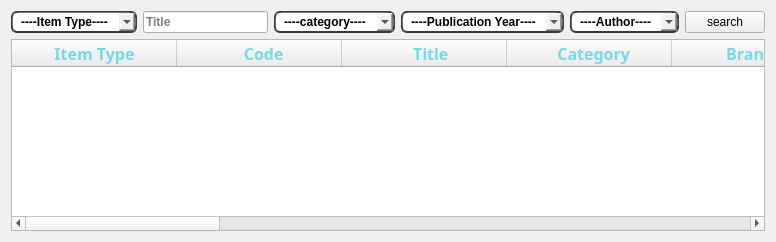
          <widget class="QWidget" name="tab_2">
           <attribute name="title">
            <string>Items</string>
           </attribute>
           <layout class="QGridLayout" name="gridLayout_6">
            <item row="0" column="0">
             <widget class="QComboBox" name="comboBox_3">
              <property name="sizePolicy">
               <sizepolicy hsizetype="Preferred" vsizetype="Preferred">
                <horstretch>0</horstretch>
                <verstretch>0</verstretch>
               </sizepolicy>
              </property>
              <property name="font">
               <font>
                <weight>75</weight>
                <bold>true</bold>
               </font>
              </property>
              <property name="styleSheet">
               <string notr="true">border-style: outset;
	border-width: 2px;
	border-top-color: qlineargradient(spread:pad, x1:0.5, y1:0.6, x2:0.5, y2:0.4, stop:0 rgba(115, 115, 115, 255), stop:1 rgba(62, 62, 62, 255));
	border-right-color: qlineargradient(spread:pad, x1:0.4, y1:0.5, x2:0.6, y2:0.5, stop:0 rgba(115, 115, 115, 255), stop:1 rgba(62, 62, 62, 255));
	border-left-color: qlineargradient(spread:pad, x1:0.6, y1:0.5, x2:0.4, y2:0.5, stop:0 rgba(115, 115, 115, 255), stop:1 rgba(62, 62, 62, 255));
	border-bottom-color: rgb(58, 58, 58);
	border-bottom-width: 1px;
	border-style: solid;
	border-width: 2px; border-radius: 6px;
	
padding: 0 8px;
</string>
              </property>
              <item>
               <property name="text">
                <string>----Item Type----</string>
               </property>
              </item>
              <item>
               <property name="text">
                <string>Book</string>
               </property>
              </item>
              <item>
               <property name="text">
                <string>Magazine</string>
               </property>
              </item>
              <item>
               <property name="text">
                <string>Audio Material</string>
               </property>
              </item>
             </widget>
            </item>
            <item row="0" column="2">
             <widget class="QComboBox" name="comboBox_2">
              <property name="sizePolicy">
               <sizepolicy hsizetype="Preferred" vsizetype="Preferred">
                <horstretch>0</horstretch>
                <verstretch>0</verstretch>
               </sizepolicy>
              </property>
              <property name="font">
               <font>
                <weight>75</weight>
                <bold>true</bold>
               </font>
              </property>
              <property name="styleSheet">
               <string notr="true">border-style: outset;
	border-width: 2px;
	border-top-color: qlineargradient(spread:pad, x1:0.5, y1:0.6, x2:0.5, y2:0.4, stop:0 rgba(115, 115, 115, 255), stop:1 rgba(62, 62, 62, 255));
	border-right-color: qlineargradient(spread:pad, x1:0.4, y1:0.5, x2:0.6, y2:0.5, stop:0 rgba(115, 115, 115, 255), stop:1 rgba(62, 62, 62, 255));
	border-left-color: qlineargradient(spread:pad, x1:0.6, y1:0.5, x2:0.4, y2:0.5, stop:0 rgba(115, 115, 115, 255), stop:1 rgba(62, 62, 62, 255));
	border-bottom-color: rgb(58, 58, 58);
	border-bottom-width: 1px;
	border-style: solid;
	border-width: 2px; border-radius: 6px;
	
padding: 0 8px;
</string>
              </property>
              <property name="currentText">
               <string>----category----</string>
              </property>
              <property name="currentIndex">
               <number>0</number>
              </property>
              <property name="placeholderText">
               <string/>
              </property>
              <item>
               <property name="text">
                <string>----category----</string>
               </property>
              </item>
             </widget>
            </item>
            <item row="1" column="0" colspan="6">
             <widget class="QTableWidget" name="tableWidget_22">
              <property name="enabled">
               <bool>true</bool>
              </property>
              <property name="styleSheet">
               <string notr="true"/>
              </property>
              <attribute name="horizontalHeaderDefaultSectionSize">
               <number>165</number>
              </attribute>
              <attribute name="verticalHeaderDefaultSectionSize">
               <number>45</number>
              </attribute>
              <column>
               <property name="text">
                <string>Item Type</string>
               </property>
               <property name="font">
                <font>
                 <family>Modern No. 20</family>
                 <pointsize>12</pointsize>
                 <weight>75</weight>
                 <bold>true</bold>
                </font>
               </property>
               <property name="textAlignment">
                <set>AlignCenter</set>
               </property>
               <property name="background">
                <color>
                 <red>0</red>
                 <green>0</green>
                 <blue>0</blue>
                </color>
               </property>
               <property name="foreground">
                <brush brushstyle="SolidPattern">
                 <color alpha="255">
                  <red>117</red>
                  <green>217</green>
                  <blue>232</blue>
                 </color>
                </brush>
               </property>
              </column>
              <column>
               <property name="text">
                <string>  Code</string>
               </property>
               <property name="font">
                <font>
                 <family>Modern No. 20</family>
                 <pointsize>12</pointsize>
                 <weight>75</weight>
                 <bold>true</bold>
                </font>
               </property>
               <property name="textAlignment">
                <set>AlignCenter</set>
               </property>
               <property name="background">
                <color>
                 <red>0</red>
                 <green>0</green>
                 <blue>0</blue>
                </color>
               </property>
               <property name="foreground">
                <brush brushstyle="SolidPattern">
                 <color alpha="255">
                  <red>117</red>
                  <green>217</green>
                  <blue>232</blue>
                 </color>
                </brush>
               </property>
              </column>
              <column>
               <property name="text">
                <string>   Title</string>
               </property>
               <property name="font">
                <font>
                 <family>Modern No. 20</family>
                 <pointsize>12</pointsize>
                 <weight>75</weight>
                 <bold>true</bold>
                </font>
               </property>
               <property name="textAlignment">
                <set>AlignCenter</set>
               </property>
               <property name="background">
                <color>
                 <red>0</red>
                 <green>0</green>
                 <blue>0</blue>
                </color>
               </property>
               <property name="foreground">
                <brush brushstyle="SolidPattern">
                 <color alpha="255">
                  <red>117</red>
                  <green>217</green>
                  <blue>232</blue>
                 </color>
                </brush>
               </property>
              </column>
              <column>
               <property name="text">
                <string>  Category</string>
               </property>
               <property name="font">
                <font>
                 <family>Modern No. 20</family>
                 <pointsize>12</pointsize>
                 <weight>75</weight>
                 <bold>true</bold>
                </font>
               </property>
               <property name="textAlignment">
                <set>AlignCenter</set>
               </property>
               <property name="background">
                <color>
                 <red>0</red>
                 <green>0</green>
                 <blue>0</blue>
                </color>
               </property>
               <property name="foreground">
                <brush brushstyle="SolidPattern">
                 <color alpha="255">
                  <red>117</red>
                  <green>217</green>
                  <blue>232</blue>
                 </color>
                </brush>
               </property>
              </column>
              <column>
               <property name="text">
                <string>Branch</string>
               </property>
               <property name="font">
                <font>
                 <family>Modern No. 20</family>
                 <pointsize>12</pointsize>
                 <weight>75</weight>
                 <bold>true</bold>
                </font>
               </property>
               <property name="textAlignment">
                <set>AlignCenter</set>
               </property>
               <property name="background">
                <color>
                 <red>0</red>
                 <green>0</green>
                 <blue>0</blue>
                </color>
               </property>
               <property name="foreground">
                <brush brushstyle="SolidPattern">
                 <color alpha="255">
                  <red>117</red>
                  <green>217</green>
                  <blue>232</blue>
                 </color>
                </brush>
               </property>
              </column>
              <column>
               <property name="text">
                <string>Physical Position</string>
               </property>
               <property name="font">
                <font>
                 <family>Modern No. 20</family>
                 <pointsize>12</pointsize>
                 <weight>75</weight>
                 <bold>true</bold>
                </font>
               </property>
               <property name="textAlignment">
                <set>AlignCenter</set>
               </property>
               <property name="background">
                <color>
                 <red>0</red>
                 <green>0</green>
                 <blue>0</blue>
                </color>
               </property>
               <property name="foreground">
                <brush brushstyle="SolidPattern">
                 <color alpha="255">
                  <red>117</red>
                  <green>217</green>
                  <blue>232</blue>
                 </color>
                </brush>
               </property>
              </column>
              <column>
               <property name="text">
                <string>  Price</string>
               </property>
               <property name="font">
                <font>
                 <family>Modern No. 20</family>
                 <pointsize>12</pointsize>
                 <weight>75</weight>
                 <bold>true</bold>
                </font>
               </property>
               <property name="textAlignment">
                <set>AlignCenter</set>
               </property>
               <property name="background">
                <color>
                 <red>0</red>
                 <green>0</green>
                 <blue>0</blue>
                </color>
               </property>
               <property name="foreground">
                <brush brushstyle="SolidPattern">
                 <color alpha="255">
                  <red>117</red>
                  <green>217</green>
                  <blue>232</blue>
                 </color>
                </brush>
               </property>
              </column>
              <column>
               <property name="text">
                <string>Status</string>
               </property>
               <property name="font">
                <font>
                 <family>Modern No. 20</family>
                 <pointsize>12</pointsize>
                 <weight>75</weight>
                 <bold>true</bold>
                </font>
               </property>
               <property name="textAlignment">
                <set>AlignCenter</set>
               </property>
               <property name="background">
                <color>
                 <red>0</red>
                 <green>0</green>
                 <blue>0</blue>
                </color>
               </property>
               <property name="foreground">
                <brush brushstyle="SolidPattern">
                 <color alpha="255">
                  <red>117</red>
                  <green>217</green>
                  <blue>232</blue>
                 </color>
                </brush>
               </property>
              </column>
              <column>
               <property name="text">
                <string>Check out</string>
               </property>
               <property name="font">
                <font>
                 <family>Modern No. 20</family>
                 <pointsize>12</pointsize>
                 <weight>75</weight>
                 <bold>true</bold>
                </font>
               </property>
               <property name="textAlignment">
                <set>AlignCenter</set>
               </property>
               <property name="background">
                <color>
                 <red>0</red>
                 <green>0</green>
                 <blue>0</blue>
                </color>
               </property>
               <property name="foreground">
                <brush brushstyle="SolidPattern">
                 <color alpha="255">
                  <red>117</red>
                  <green>217</green>
                  <blue>232</blue>
                 </color>
                </brush>
               </property>
              </column>
              <column>
               <property name="text">
                <string>  Author</string>
               </property>
               <property name="font">
                <font>
                 <family>Modern No. 20</family>
                 <pointsize>12</pointsize>
                 <weight>75</weight>
                 <bold>true</bold>
                 <kerning>true</kerning>
                </font>
               </property>
               <property name="textAlignment">
                <set>AlignCenter</set>
               </property>
               <property name="background">
                <color>
                 <red>0</red>
                 <green>0</green>
                 <blue>0</blue>
                </color>
               </property>
               <property name="foreground">
                <brush brushstyle="SolidPattern">
                 <color alpha="255">
                  <red>117</red>
                  <green>217</green>
                  <blue>232</blue>
                 </color>
                </brush>
               </property>
              </column>
              <column>
               <property name="text">
                <string>Publisher</string>
               </property>
               <property name="font">
                <font>
                 <family>Modern No. 20</family>
                 <pointsize>12</pointsize>
                 <weight>75</weight>
                 <bold>true</bold>
                </font>
               </property>
               <property name="textAlignment">
                <set>AlignCenter</set>
               </property>
               <property name="background">
                <color>
                 <red>0</red>
                 <green>0</green>
                 <blue>0</blue>
                </color>
               </property>
               <property name="foreground">
                <brush brushstyle="SolidPattern">
                 <color alpha="255">
                  <red>117</red>
                  <green>217</green>
                  <blue>232</blue>
                 </color>
                </brush>
               </property>
              </column>
              <column>
               <property name="text">
                <string>Publication Year</string>
               </property>
               <property name="font">
                <font>
                 <family>Modern No. 20</family>
                 <pointsize>12</pointsize>
                 <weight>75</weight>
                 <bold>true</bold>
                </font>
               </property>
               <property name="textAlignment">
                <set>AlignCenter</set>
               </property>
               <property name="background">
                <color>
                 <red>0</red>
                 <green>0</green>
                 <blue>0</blue>
                </color>
               </property>
               <property name="foreground">
                <brush brushstyle="SolidPattern">
                 <color alpha="255">
                  <red>117</red>
                  <green>217</green>
                  <blue>232</blue>
                 </color>
                </brush>
               </property>
              </column>
              <column>
               <property name="text">
                <string>Part Order</string>
               </property>
               <property name="font">
                <font>
                 <family>Modern No. 20</family>
                 <pointsize>12</pointsize>
                 <weight>75</weight>
                 <bold>true</bold>
                </font>
               </property>
               <property name="textAlignment">
                <set>AlignCenter</set>
               </property>
               <property name="background">
                <color>
                 <red>0</red>
                 <green>0</green>
                 <blue>0</blue>
                </color>
               </property>
               <property name="foreground">
                <brush brushstyle="SolidPattern">
                 <color alpha="255">
                  <red>117</red>
                  <green>217</green>
                  <blue>232</blue>
                 </color>
                </brush>
               </property>
              </column>
              <column>
               <property name="text">
                <string>Added Date</string>
               </property>
               <property name="font">
                <font>
                 <family>Modern No. 20</family>
                 <pointsize>12</pointsize>
                 <weight>75</weight>
                 <bold>true</bold>
                </font>
               </property>
               <property name="textAlignment">
                <set>AlignCenter</set>
               </property>
               <property name="background">
                <color>
                 <red>0</red>
                 <green>0</green>
                 <blue>0</blue>
                </color>
               </property>
               <property name="foreground">
                <brush brushstyle="SolidPattern">
                 <color alpha="255">
                  <red>117</red>
                  <green>217</green>
                  <blue>232</blue>
                 </color>
                </brush>
               </property>
              </column>
              <column>
               <property name="text">
                <string>Describtion</string>
               </property>
               <property name="font">
                <font>
                 <family>Modern No. 20</family>
                 <pointsize>12</pointsize>
                 <weight>75</weight>
                 <bold>true</bold>
                </font>
               </property>
               <property name="textAlignment">
                <set>AlignCenter</set>
               </property>
               <property name="background">
                <color>
                 <red>0</red>
                 <green>0</green>
                 <blue>0</blue>
                </color>
               </property>
               <property name="foreground">
                <brush brushstyle="SolidPattern">
                 <color alpha="255">
                  <red>117</red>
                  <green>217</green>
                  <blue>232</blue>
                 </color>
                </brush>
               </property>
              </column>
             </widget>
            </item>
            <item row="0" column="1">
             <widget class="QLineEdit" name="lineEdit_2">
              <property name="sizePolicy">
               <sizepolicy hsizetype="Preferred" vsizetype="Preferred">
                <horstretch>0</horstretch>
                <verstretch>0</verstretch>
               </sizepolicy>
              </property>
              <property name="font">
               <font>
                <family>MS Shell Dlg 2</family>
                <weight>75</weight>
                <bold>true</bold>
               </font>
              </property>
              <property name="placeholderText">
               <string>Title</string>
              </property>
             </widget>
            </item>
            <item row="0" column="3">
             <widget class="QComboBox" name="comboBox_7">
              <property name="sizePolicy">
               <sizepolicy hsizetype="Preferred" vsizetype="Preferred">
                <horstretch>0</horstretch>
                <verstretch>0</verstretch>
               </sizepolicy>
              </property>
              <property name="font">
               <font>
                <weight>75</weight>
                <bold>true</bold>
               </font>
              </property>
              <property name="styleSheet">
               <string notr="true">border-style: outset;
	border-width: 2px;
	border-top-color: qlineargradient(spread:pad, x1:0.5, y1:0.6, x2:0.5, y2:0.4, stop:0 rgba(115, 115, 115, 255), stop:1 rgba(62, 62, 62, 255));
	border-right-color: qlineargradient(spread:pad, x1:0.4, y1:0.5, x2:0.6, y2:0.5, stop:0 rgba(115, 115, 115, 255), stop:1 rgba(62, 62, 62, 255));
	border-left-color: qlineargradient(spread:pad, x1:0.6, y1:0.5, x2:0.4, y2:0.5, stop:0 rgba(115, 115, 115, 255), stop:1 rgba(62, 62, 62, 255));
	border-bottom-color: rgb(58, 58, 58);
	border-bottom-width: 1px;
	border-style: solid;
	border-width: 2px; border-radius: 6px;
	
padding: 0 8px;
</string>
              </property>
              <item>
               <property name="text">
                <string>----Publication Year----</string>
               </property>
              </item>
             </widget>
            </item>
            <item row="0" column="4">
             <widget class="QComboBox" name="comboBox_6">
              <property name="sizePolicy">
               <sizepolicy hsizetype="Preferred" vsizetype="Preferred">
                <horstretch>0</horstretch>
                <verstretch>0</verstretch>
               </sizepolicy>
              </property>
              <property name="font">
               <font>
                <weight>75</weight>
                <bold>true</bold>
               </font>
              </property>
              <property name="styleSheet">
               <string notr="true">border-style: outset;
	border-width: 2px;
	border-top-color: qlineargradient(spread:pad, x1:0.5, y1:0.6, x2:0.5, y2:0.4, stop:0 rgba(115, 115, 115, 255), stop:1 rgba(62, 62, 62, 255));
	border-right-color: qlineargradient(spread:pad, x1:0.4, y1:0.5, x2:0.6, y2:0.5, stop:0 rgba(115, 115, 115, 255), stop:1 rgba(62, 62, 62, 255));
	border-left-color: qlineargradient(spread:pad, x1:0.6, y1:0.5, x2:0.4, y2:0.5, stop:0 rgba(115, 115, 115, 255), stop:1 rgba(62, 62, 62, 255));
	border-bottom-color: rgb(58, 58, 58);
	border-bottom-width: 1px;
	border-style: solid;
	border-width: 2px; border-radius: 6px;
	
padding: 0 8px;
</string>
              </property>
              <item>
               <property name="text">
                <string>----Author----</string>
               </property>
              </item>
             </widget>
            </item>
            <item row="0" column="5">
             <widget class="QPushButton" name="pushButton_9">
              <property name="sizePolicy">
               <sizepolicy hsizetype="Preferred" vsizetype="Preferred">
                <horstretch>0</horstretch>
                <verstretch>0</verstretch>
               </sizepolicy>
              </property>
              <property name="text">
               <string>search</string>
              </property>
             </widget>
            </item>
           </layout>
          </widget>
